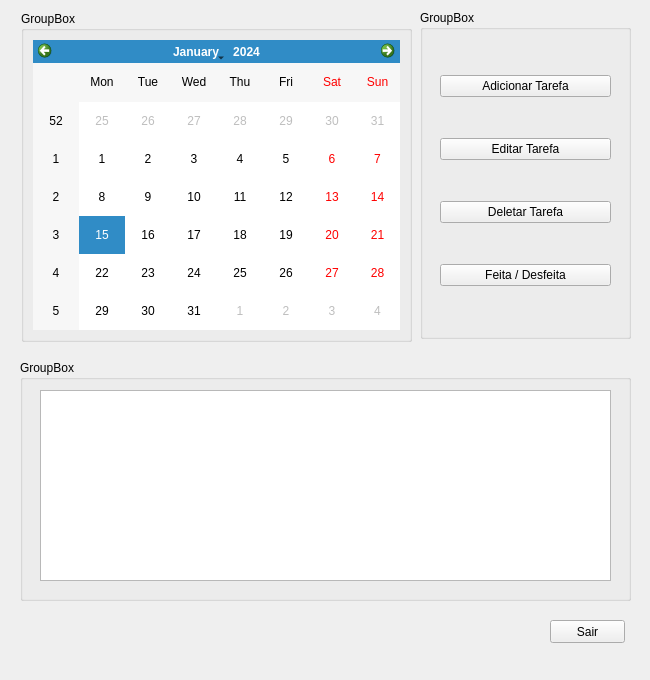
<?xml version="1.0" encoding="UTF-8"?>
<ui version="4.0">
 <class>Widget</class>
 <widget class="QWidget" name="Widget">
  <property name="geometry">
   <rect>
    <x>0</x>
    <y>0</y>
    <width>650</width>
    <height>680</height>
   </rect>
  </property>
  <property name="sizePolicy">
   <sizepolicy hsizetype="Fixed" vsizetype="Fixed">
    <horstretch>0</horstretch>
    <verstretch>0</verstretch>
   </sizepolicy>
  </property>
  <property name="windowTitle">
   <string>Widget</string>
  </property>
  <widget class="QGroupBox" name="calendarGroupBox">
   <property name="geometry">
    <rect>
     <x>21</x>
     <y>11</y>
     <width>391</width>
     <height>331</height>
    </rect>
   </property>
   <property name="sizePolicy">
    <sizepolicy hsizetype="Fixed" vsizetype="Fixed">
     <horstretch>0</horstretch>
     <verstretch>0</verstretch>
    </sizepolicy>
   </property>
   <property name="title">
    <string>GroupBox</string>
   </property>
   <layout class="QHBoxLayout" name="horizontalLayout">
    <item>
     <widget class="QCalendarWidget" name="calendarWidget"/>
    </item>
   </layout>
  </widget>
  <widget class="QWidget" name="verticalLayoutWidget">
   <property name="geometry">
    <rect>
     <x>10</x>
     <y>650</y>
     <width>631</width>
     <height>21</height>
    </rect>
   </property>
   <layout class="QVBoxLayout" name="statusBarLayout"/>
  </widget>
  <widget class="QGroupBox" name="actionsGroupBox">
   <property name="geometry">
    <rect>
     <x>420</x>
     <y>10</y>
     <width>211</width>
     <height>329</height>
    </rect>
   </property>
   <property name="sizePolicy">
    <sizepolicy hsizetype="Fixed" vsizetype="Fixed">
     <horstretch>0</horstretch>
     <verstretch>0</verstretch>
    </sizepolicy>
   </property>
   <property name="title">
    <string>GroupBox</string>
   </property>
   <widget class="QWidget" name="layoutWidget">
    <property name="geometry">
     <rect>
      <x>20</x>
      <y>30</y>
      <width>171</width>
      <height>281</height>
     </rect>
    </property>
    <layout class="QVBoxLayout" name="verticalLayout">
     <item>
      <widget class="QPushButton" name="addTaskButton">
       <property name="enabled">
        <bool>true</bool>
       </property>
       <property name="sizePolicy">
        <sizepolicy hsizetype="Minimum" vsizetype="Fixed">
         <horstretch>0</horstretch>
         <verstretch>0</verstretch>
        </sizepolicy>
       </property>
       <property name="text">
        <string>Adicionar Tarefa</string>
       </property>
      </widget>
     </item>
     <item>
      <widget class="QPushButton" name="updateTaskButton">
       <property name="text">
        <string>Editar Tarefa</string>
       </property>
      </widget>
     </item>
     <item>
      <widget class="QPushButton" name="deleteTaskButton">
       <property name="enabled">
        <bool>true</bool>
       </property>
       <property name="sizePolicy">
        <sizepolicy hsizetype="Minimum" vsizetype="Fixed">
         <horstretch>0</horstretch>
         <verstretch>0</verstretch>
        </sizepolicy>
       </property>
       <property name="toolTip">
        <string/>
       </property>
       <property name="text">
        <string>Deletar Tarefa</string>
       </property>
      </widget>
     </item>
     <item>
      <widget class="QPushButton" name="doneButton">
       <property name="text">
        <string>Feita / Desfeita</string>
       </property>
      </widget>
     </item>
    </layout>
   </widget>
  </widget>
  <widget class="QGroupBox" name="tasksGroupBox">
   <property name="geometry">
    <rect>
     <x>20</x>
     <y>360</y>
     <width>611</width>
     <height>241</height>
    </rect>
   </property>
   <property name="sizePolicy">
    <sizepolicy hsizetype="Fixed" vsizetype="Maximum">
     <horstretch>0</horstretch>
     <verstretch>0</verstretch>
    </sizepolicy>
   </property>
   <property name="title">
    <string>GroupBox</string>
   </property>
   <widget class="QTableWidget" name="tableWidget">
    <property name="geometry">
     <rect>
      <x>20</x>
      <y>30</y>
      <width>571</width>
      <height>191</height>
     </rect>
    </property>
   </widget>
  </widget>
  <widget class="QPushButton" name="quitButton">
   <property name="geometry">
    <rect>
     <x>550</x>
     <y>620</y>
     <width>75</width>
     <height>23</height>
    </rect>
   </property>
   <property name="text">
    <string>Sair</string>
   </property>
  </widget>
 </widget>
 <resources/>
 <connections/>
</ui>
